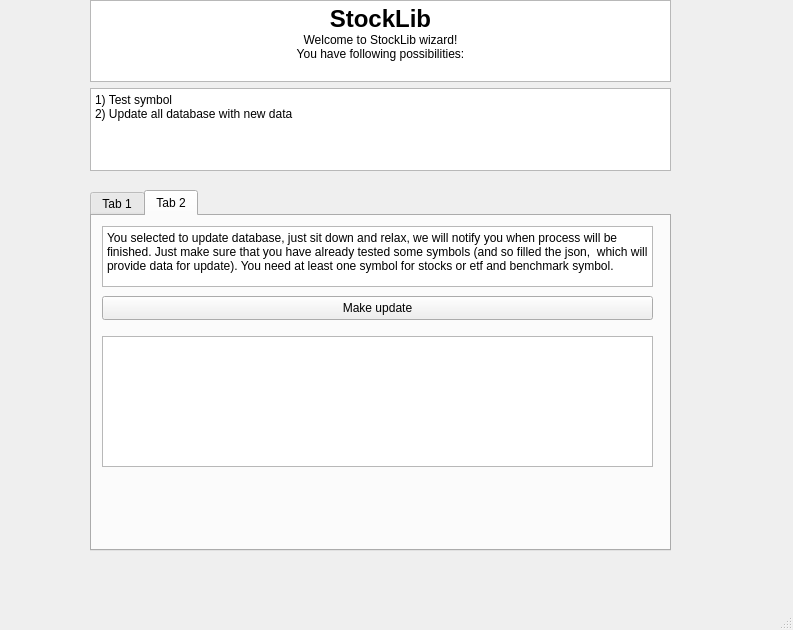
<?xml version="1.0" encoding="UTF-8"?>
<ui version="4.0">
 <class>MainWindow</class>
 <widget class="QMainWindow" name="MainWindow">
  <property name="geometry">
   <rect>
    <x>0</x>
    <y>0</y>
    <width>793</width>
    <height>630</height>
   </rect>
  </property>
  <property name="windowTitle">
   <string>MainWindow</string>
  </property>
  <widget class="QWidget" name="centralwidget">
   <widget class="QWidget" name="verticalLayoutWidget">
    <property name="geometry">
     <rect>
      <x>90</x>
      <y>0</y>
      <width>581</width>
      <height>171</height>
     </rect>
    </property>
    <layout class="QVBoxLayout" name="CaptionLayout">
     <item>
      <widget class="QTextBrowser" name="textBrowser">
       <property name="html">
        <string>&lt;!DOCTYPE HTML PUBLIC &quot;-//W3C//DTD HTML 4.0//EN&quot; &quot;http://www.w3.org/TR/REC-html40/strict.dtd&quot;&gt;
&lt;html&gt;&lt;head&gt;&lt;meta name=&quot;qrichtext&quot; content=&quot;1&quot; /&gt;&lt;meta charset=&quot;utf-8&quot; /&gt;&lt;style type=&quot;text/css&quot;&gt;
p, li { white-space: pre-wrap; }
hr { height: 1px; border-width: 0; }
li.unchecked::marker { content: &quot;\2610&quot;; }
li.checked::marker { content: &quot;\2612&quot;; }
&lt;/style&gt;&lt;/head&gt;&lt;body style=&quot; font-family:'Segoe UI'; font-size:9pt; font-weight:400; font-style:normal;&quot;&gt;
&lt;p align=&quot;center&quot; style=&quot; margin-top:0px; margin-bottom:0px; margin-left:0px; margin-right:0px; -qt-block-indent:0; text-indent:0px;&quot;&gt;&lt;span style=&quot; font-size:18pt; font-weight:700;&quot;&gt;StockLib&lt;/span&gt;&lt;/p&gt;
&lt;p align=&quot;center&quot; style=&quot; margin-top:0px; margin-bottom:0px; margin-left:0px; margin-right:0px; -qt-block-indent:0; text-indent:0px;&quot;&gt;Welcome to StockLib wizard!&lt;/p&gt;
&lt;p align=&quot;center&quot; style=&quot; margin-top:0px; margin-bottom:0px; margin-left:0px; margin-right:0px; -qt-block-indent:0; text-indent:0px;&quot;&gt;&lt;span style=&quot; font-family:'JetBrains Mono','monospace'; color:#000000;&quot;&gt;You have following possibilities:&lt;/span&gt;&lt;/p&gt;&lt;/body&gt;&lt;/html&gt;</string>
       </property>
      </widget>
     </item>
     <item>
      <widget class="QTextBrowser" name="textBrowser_2">
       <property name="html">
        <string>&lt;!DOCTYPE HTML PUBLIC &quot;-//W3C//DTD HTML 4.0//EN&quot; &quot;http://www.w3.org/TR/REC-html40/strict.dtd&quot;&gt;
&lt;html&gt;&lt;head&gt;&lt;meta name=&quot;qrichtext&quot; content=&quot;1&quot; /&gt;&lt;meta charset=&quot;utf-8&quot; /&gt;&lt;style type=&quot;text/css&quot;&gt;
p, li { white-space: pre-wrap; }
hr { height: 1px; border-width: 0; }
li.unchecked::marker { content: &quot;\2610&quot;; }
li.checked::marker { content: &quot;\2612&quot;; }
&lt;/style&gt;&lt;/head&gt;&lt;body style=&quot; font-family:'Segoe UI'; font-size:9pt; font-weight:400; font-style:normal;&quot;&gt;
&lt;p style=&quot; margin-top:0px; margin-bottom:0px; margin-left:0px; margin-right:0px; -qt-block-indent:0; text-indent:0px;&quot;&gt;&lt;span style=&quot; font-family:'JetBrains Mono','monospace'; color:#000000;&quot;&gt;1) Test symbol&lt;/span&gt;&lt;/p&gt;
&lt;p style=&quot; margin-top:0px; margin-bottom:0px; margin-left:0px; margin-right:0px; -qt-block-indent:0; text-indent:0px;&quot;&gt;&lt;span style=&quot; font-family:'JetBrains Mono','monospace'; color:#000000;&quot;&gt;2) Update all database with new data&lt;/span&gt;&lt;/p&gt;&lt;/body&gt;&lt;/html&gt;</string>
       </property>
      </widget>
     </item>
    </layout>
   </widget>
   <widget class="QTabWidget" name="tabWidget">
    <property name="enabled">
     <bool>true</bool>
    </property>
    <property name="geometry">
     <rect>
      <x>90</x>
      <y>190</y>
      <width>581</width>
      <height>361</height>
     </rect>
    </property>
    <property name="currentIndex">
     <number>1</number>
    </property>
    <widget class="QWidget" name="TestSymbol">
     <attribute name="title">
      <string>Tab 1</string>
     </attribute>
     <widget class="QTextBrowser" name="testSymbolInstructions">
      <property name="geometry">
       <rect>
        <x>10</x>
        <y>10</y>
        <width>551</width>
        <height>91</height>
       </rect>
      </property>
      <property name="html">
       <string>&lt;!DOCTYPE HTML PUBLIC &quot;-//W3C//DTD HTML 4.0//EN&quot; &quot;http://www.w3.org/TR/REC-html40/strict.dtd&quot;&gt;
&lt;html&gt;&lt;head&gt;&lt;meta name=&quot;qrichtext&quot; content=&quot;1&quot; /&gt;&lt;meta charset=&quot;utf-8&quot; /&gt;&lt;style type=&quot;text/css&quot;&gt;
p, li { white-space: pre-wrap; }
hr { height: 1px; border-width: 0; }
li.unchecked::marker { content: &quot;\2610&quot;; }
li.checked::marker { content: &quot;\2612&quot;; }
&lt;/style&gt;&lt;/head&gt;&lt;body style=&quot; font-family:'Segoe UI'; font-size:9pt; font-weight:400; font-style:normal;&quot;&gt;
&lt;p style=&quot; margin-top:12px; margin-bottom:12px; margin-left:0px; margin-right:0px; -qt-block-indent:0; text-indent:0px;&quot;&gt;You selected to test symbol. If symbol is valid, it will be added in json. When you run update all database (number 2) the symbol will be used from json. You need to insert symbol, in what type do you want to save it (stocks/etf/benchmark), and what will be table name. Benchmark involve only one symbol. Be aware, if table already exist with inserted name, than you need to change it to be uniq. Choose names wisely! &lt;/p&gt;&lt;/body&gt;&lt;/html&gt;</string>
      </property>
     </widget>
     <widget class="QPushButton" name="testSymbolPushButton">
      <property name="geometry">
       <rect>
        <x>480</x>
        <y>113</y>
        <width>81</width>
        <height>71</height>
       </rect>
      </property>
      <property name="text">
       <string>Test symbol</string>
      </property>
     </widget>
     <widget class="QTextBrowser" name="resultOutputTestSymbol">
      <property name="geometry">
       <rect>
        <x>10</x>
        <y>220</y>
        <width>551</width>
        <height>111</height>
       </rect>
      </property>
     </widget>
     <widget class="QLabel" name="resultTestSymbollabel">
      <property name="geometry">
       <rect>
        <x>260</x>
        <y>200</y>
        <width>71</width>
        <height>16</height>
       </rect>
      </property>
      <property name="text">
       <string>Result:</string>
      </property>
     </widget>
     <widget class="QWidget" name="verticalLayoutWidget_2">
      <property name="geometry">
       <rect>
        <x>210</x>
        <y>110</y>
        <width>251</width>
        <height>80</height>
       </rect>
      </property>
      <layout class="QVBoxLayout" name="verticalLayoutInputDataUpdate">
       <item>
        <widget class="QLineEdit" name="testSymoblTypeInput">
         <property name="text">
          <string/>
         </property>
        </widget>
       </item>
       <item>
        <widget class="QLineEdit" name="testSymbolSymbolInput">
         <property name="text">
          <string/>
         </property>
        </widget>
       </item>
       <item>
        <widget class="QLineEdit" name="testSymbolTableNameInput">
         <property name="text">
          <string/>
         </property>
        </widget>
       </item>
      </layout>
     </widget>
     <widget class="QWidget" name="verticalLayoutWidget_3">
      <property name="geometry">
       <rect>
        <x>20</x>
        <y>110</y>
        <width>181</width>
        <height>81</height>
       </rect>
      </property>
      <layout class="QVBoxLayout" name="verticalLayout_2">
       <item>
        <widget class="QLabel" name="label">
         <property name="text">
          <string>Type (stocks/etf/benchmark)</string>
         </property>
        </widget>
       </item>
       <item>
        <widget class="QLabel" name="label_2">
         <property name="text">
          <string>Tested symbol (ticke, e.i. AAPL)</string>
         </property>
        </widget>
       </item>
       <item>
        <widget class="QLabel" name="label_3">
         <property name="text">
          <string>Table name</string>
         </property>
        </widget>
       </item>
      </layout>
     </widget>
    </widget>
    <widget class="QWidget" name="UpdateData">
     <attribute name="title">
      <string>Tab 2</string>
     </attribute>
     <widget class="QTextBrowser" name="updateInstructions">
      <property name="geometry">
       <rect>
        <x>10</x>
        <y>10</y>
        <width>551</width>
        <height>61</height>
       </rect>
      </property>
      <property name="html">
       <string>&lt;!DOCTYPE HTML PUBLIC &quot;-//W3C//DTD HTML 4.0//EN&quot; &quot;http://www.w3.org/TR/REC-html40/strict.dtd&quot;&gt;
&lt;html&gt;&lt;head&gt;&lt;meta name=&quot;qrichtext&quot; content=&quot;1&quot; /&gt;&lt;meta charset=&quot;utf-8&quot; /&gt;&lt;style type=&quot;text/css&quot;&gt;
p, li { white-space: pre-wrap; }
hr { height: 1px; border-width: 0; }
li.unchecked::marker { content: &quot;\2610&quot;; }
li.checked::marker { content: &quot;\2612&quot;; }
&lt;/style&gt;&lt;/head&gt;&lt;body style=&quot; font-family:'Segoe UI'; font-size:9pt; font-weight:400; font-style:normal;&quot;&gt;
&lt;p style=&quot; margin-top:12px; margin-bottom:12px; margin-left:0px; margin-right:0px; -qt-block-indent:0; text-indent:0px;&quot;&gt;You selected to update database, just sit down and relax, we will notify you when process will be finished. Just make sure that you have already tested some symbols (and so filled the json,  which will provide data for update). You need at least one symbol for stocks or etf and benchmark symbol. &lt;/p&gt;&lt;/body&gt;&lt;/html&gt;</string>
      </property>
     </widget>
     <widget class="QTextBrowser" name="resultUpdate">
      <property name="geometry">
       <rect>
        <x>10</x>
        <y>120</y>
        <width>551</width>
        <height>131</height>
       </rect>
      </property>
     </widget>
     <widget class="QPushButton" name="pushButton">
      <property name="geometry">
       <rect>
        <x>10</x>
        <y>80</y>
        <width>551</width>
        <height>24</height>
       </rect>
      </property>
      <property name="text">
       <string>Make update</string>
      </property>
     </widget>
    </widget>
   </widget>
  </widget>
  <widget class="QStatusBar" name="statusbar"/>
 </widget>
 <resources/>
 <connections/>
</ui>
